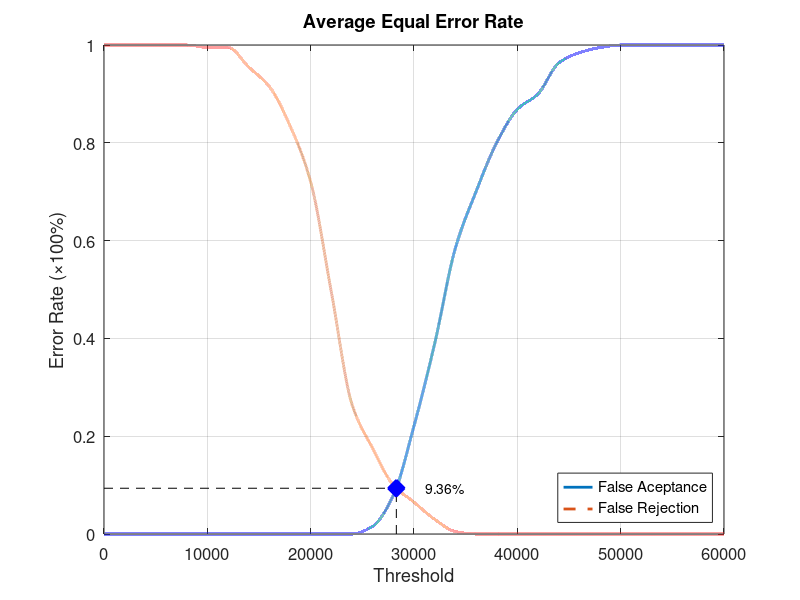
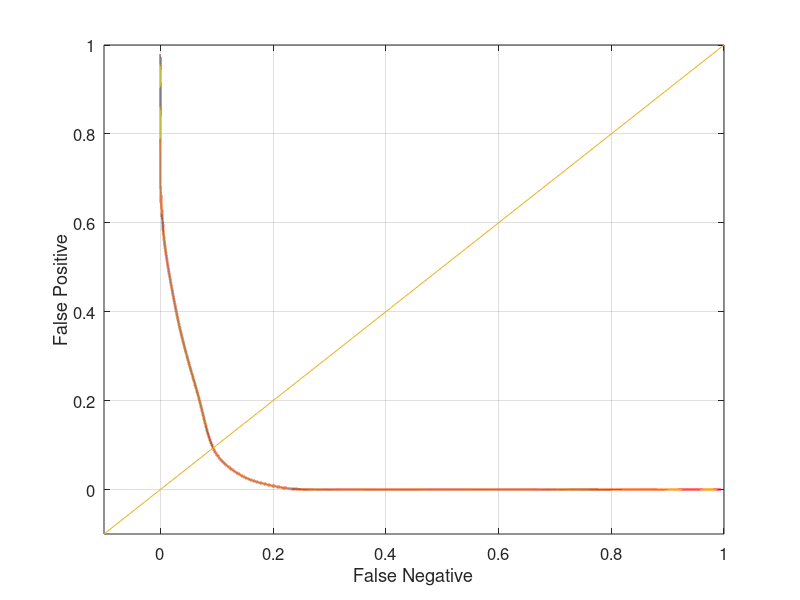

MATLAB code to generate these figures, in order:
function yEER = Database4_2
close all;
clear;
clc;
x = 0:2000:60000;
xq = 0:0.5:60000;

y0 = [0 0 0 0 0 0 0 0 0 0 0 0 0 0.0157895 0.0789474 0.221053 0.389474 0.584211 0.7 0.8 0.868421 0.9 0.963158 0.984211 0.994737 1 1 1 1 1 1];
yy0 = interp1(x, y0, xq, 'pchip');
y1 = [1 1 1 1 1 0.995 0.995 0.955 0.915 0.835 0.72 0.495 0.265 0.175 0.1 0.065 0.03 0.005 0 0 0 0 0 0 0 0 0 0 0 0 0];
yy1 = interp1(x, y1, xq, 'pchip');

% Calculating EER: 
y2 = abs(y0 - y1);
find(y2 == min(y2))
yy2 = abs(yy0 - yy1);
xEER = find(yy2 == min(yy2));
xEERIndex = xq(xEER) % X-axis EER
yEER = yy0(xEER) % Y-axis EER

main = figure
plot(xq, yy0,'-','LineWidth', 2);	hold on
plot(xq, yy1,'--','LineWidth', 2);	hold on
plot([xEERIndex xEERIndex], [0 yEER], 'k--');	hold on
plot([0 xEERIndex], [yEER yEER], 'k--');	hold on
plot(xEERIndex, yEER, 'bx', 'LineWidth', 10);	hold on
text(xEERIndex + 10 * xEERIndex / 100, yEER, [num2str(round((10000 * yEER)) / 100) '%'])
legend('False Aceptance', 'False Rejection', 'Location', 'SouthEast')
xlabel('Threshold')
ylabel('Error Rate (\times100%)')
title('Average Equal Error Rate')
set(gca, 'FontSize', 12)
axis([0 60000 0 1])
grid on

print(main, 'Database4_2Main', '-dpng');
FNRxFPR = figure('Color', [1 1 1]);
plot(yy1, yy0, '-', yy1, yy0, 'LineWidth', 2);
hold on
y = -0.1:0.1:1
plot(y, y); 
set(gca, 'FontSize', 12)
xlabel('False Negative')
ylabel('False Positive')
axis([-0.1 1 -0.1 1])
set(gca, 'FontSize', 12)
grid on

print(FNRxFPR, 'Database4_2FNRxFPR','-dpng');
end
